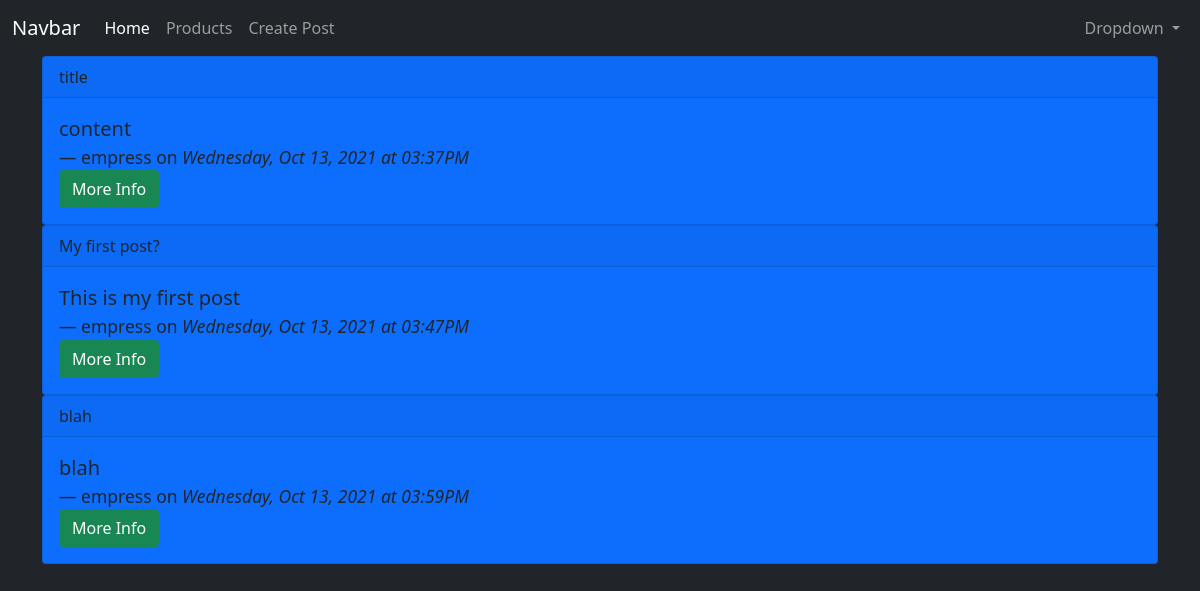
/my-posts (signed in), run on an earlier commit of the app's database.
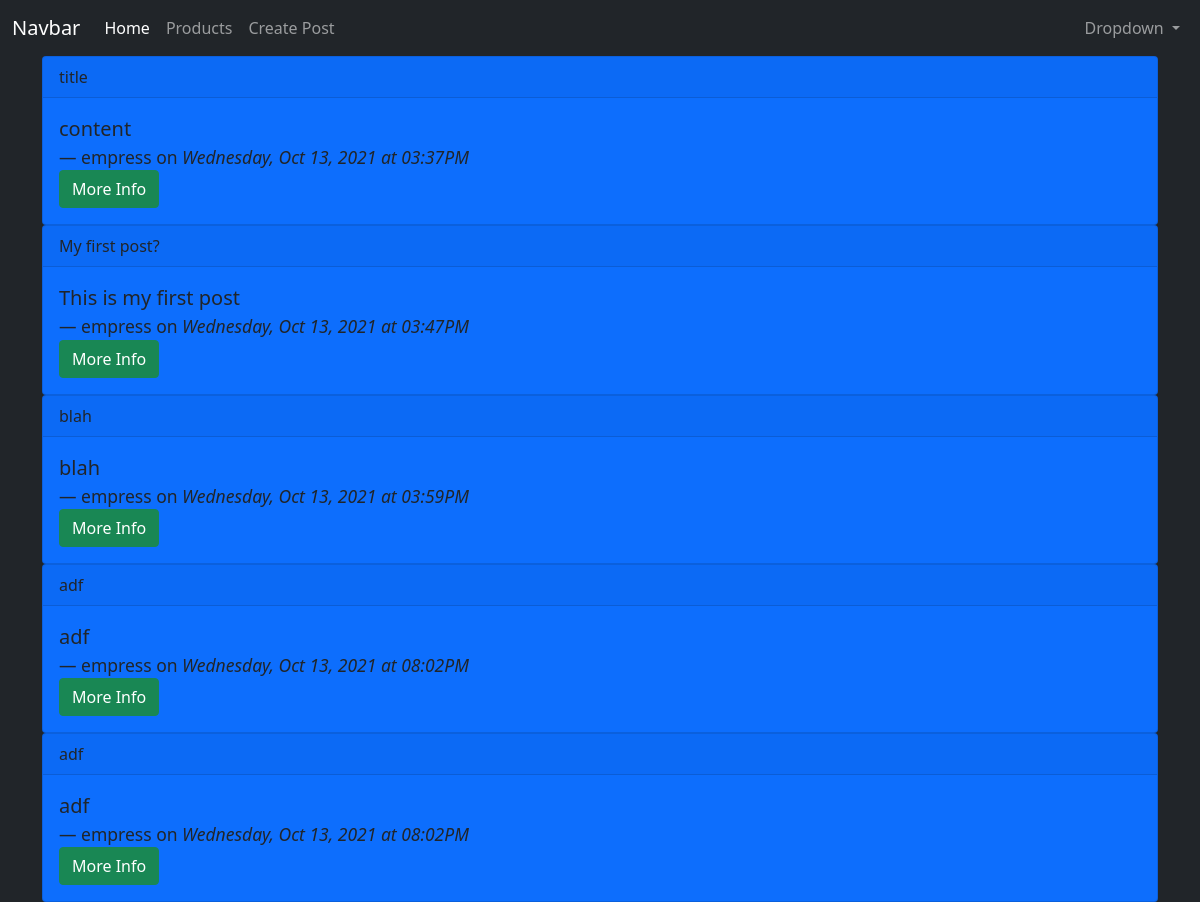
And on a later commit of the database.
### app/models.py (models this page shows, shortened)
class Post(db.Model):
  id = db.Column(db.Integer, primary_key=True)
  title = db.Column(db.String(200))
  content = db.Column(db.String(300))
  date_created = db.Column(db.DateTime, nullable=False, default=datetime.utcnow)
  user_id = db.Column(db.Integer, db.ForeignKey('user.id'), nullable=False)

class User(db.Model, UserMixin):
  id = db.Column(db.Integer, primary_key=True)
  username = db.Column(db.String(150), nullable=False, unique=True)
  email = db.Column(db.String(150), nullable=False, unique=True)
  password = db.Column(db.String(256), nullable=False)
  posts = db.relationship('Post', backref='author', lazy=True)

### app/routes.py (the view)
@app.route('/my-posts')
@login_required
def my_posts():
  posts = current_user.posts
  return render_template('my_posts.html', posts=posts)

### app/models.py (called while the page is built)
@login_manager.user_loader
def load_user(user_id):
  return User.query.get(user_id)

### app/templates/my_posts.html
{% extends 'base.html' %}
{% block content %}
{% for p in posts %}
    <div class="card bg-primary text-dark">
        <div class="card-header">
        {{ p.title }}
        </div>
        <div class="card-body">
            <blockquote class="blockquote mb-0">
                <p>{{ p.content }}</p>
                <footer class="blockquote-footer text-dark">{{ p.author.username }} on <cite title="Source Title">
                    {{ p.date_created.strftime('%A, %b %d, %Y at %I:%M%p') }}
                </cite></footer>
            </blockquote>
            <a href="{{ url_for('post_detail', post_id=p.id) }}" class="btn btn-success">More Info</a>
        </div>
    </div>
{% endfor %}
{% endblock content %}

What changed in the data, as far as the page shows it:
added Post: title "adf", content "adf", author.username "empress", date_created "Wednesday, Oct 13, 2021 at 08:02PM"
added Post: title "adf", content "adf", author.username "empress", date_created "Wednesday, Oct 13, 2021 at 08:02PM"
